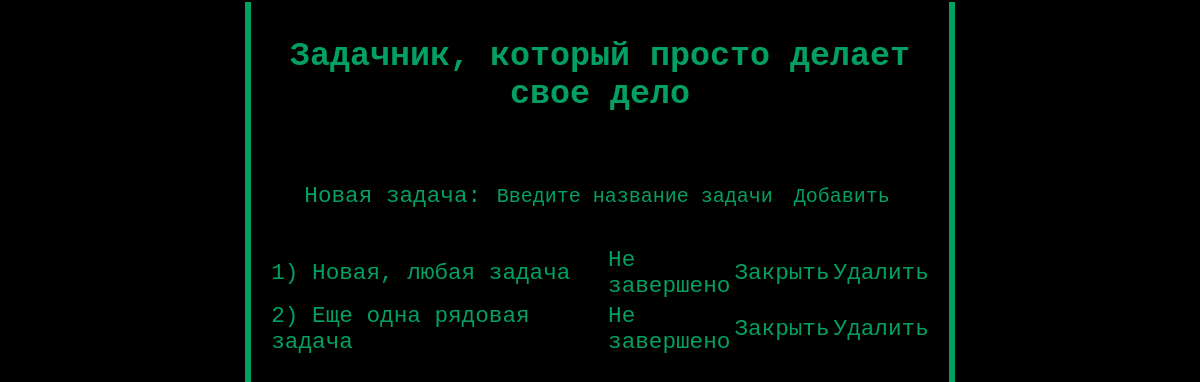
The page / on the database its author committed.
### todolist/models.py (models this page shows, shortened)
class Tasks(models.Model):
    title = models.CharField('Название задания', max_length=500)
    is_complete = models.BooleanField('Завершено', default=False)
    class Meta:
        verbose_name = 'Задание'
        verbose_name_plural = 'Задания'

### todolist/views.py (the view)
# urls.py: path('', views.index, name='get_agents'),
def index(request):
    todos = Tasks.objects.all()
    return render(request, "todolist/index.html", {'todo_list': todos, 'title': "Главная страница"})

### todolist/templates/todolist/index.html (shortened to what this page needs)
{% extends 'layout.html' %}
{% block content %}
<div class="title">Задачник, который просто делает свое дело</div>
<form action="{% url 'add' %}"  method="post" class="index">
    <div>
        <label>Новая задача:</label>
        <input type="text" name="title" placeholder="Введите название задачи">
        <button type="submit">Добавить</button>
    </div>
</form>
<table>
{% for todo in todo_list %}
<tr>
    <td class="name">{{forloop.counter}}) {{todo.title}}</td>
    {% if todo.is_complete == False %}
    <td class="stat">Не завершено</td>
    <td class="co"><a href="{% url 'update' todo_id=todo.id %}" class="but">Закрыть</a></td>
    {% else %}
    <td class="stat">Завершено</td>
    <td class="co"><a href="{% url 'update' todo_id=todo.id %}" class="but">Открыть</a></td>
    {% endif %}
    <td class="co"><a href="{% url 'delete' todo_id=todo.id %}" class="but">Удалить</a></td>
</tr>
{% endfor %}
</table>
{% endblock %}

### todolist/static/todolist/css/style.css (style rules this page uses)
table { text-align: center; width: 95%; margin-top: 5%; align-self: center; margin-right: auto; margin-left: auto; font-size: 17pt; }
td.name { vertical-align: center; width: 57%; text-align: left; }
td.stat { vertical-align: center; text-align: left; }
td.co { vertical-align: center; }
form.index { text-align: center; }
div.title { text-align: center; font-size: 25pt; padding-top: 5%; padding-bottom: 10%; font-weight: bold; }
body { background-color: black; font-family: "Lucida Console", "Courier New", monospace; font-size: 17pt; color: #03A062; }
input { font-family: "Lucida Console", "Courier New", monospace; font-size: 15pt; width: 40%; background: black; color: #03A062; border: none; }
::placeholder { color: #03A062; }
button { font-family: "Lucida Console", "Courier New", monospace; font-size: 15pt; color: #03A062; background: black; border: none; }
a.but { display: block; color: #03A062;; font-family: 'Ubuntu Mono', monospace; font-style: normal; text-align: center; text-decoration: none; background: black; vertical-align: top; }

### rows shown on the page
Tasks: title "Новая, любая задача", is_complete "Не завершено"
Tasks: title "Еще одна рядовая задача", is_complete "Не завершено"
